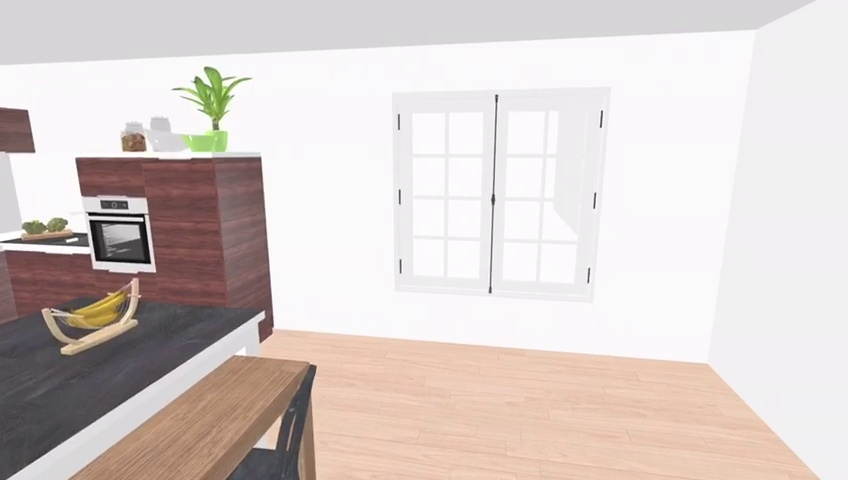
#> input picture landmarks_img/0/landmark_0_frame_1.jpg, 848 x 480 px; its folder holds only this picture in this run
$ jupyter execute --allow-errors KNN-leave-one-out-grayscale.ipynb
#> lines starting #> are read from the running program, lines starting #| are printed output that depends on the picture
# KNN Leave-One-Out Grayscale

Robots Autónomos. Mapas Topológicos visuales

Autores:
    Alejandro Benítez López, Elena Benito Frey, Mario González Carbayo, Isidro López Dominguez, Blanca Martínez Donoso y Ángel Pavón Pérez

[cell 1]
import cv2
import numpy as np
import glob
import os
import statistics as stats

directory = os.getcwd() + "/"

Se obtienen todas las rutas a las imágenes y se calculan cuantas hay:

[cell 2]
# numero de imagenes totales en el dataset
total_img = 0
# lista con todas las rutas a las imagenes del dataset
all_filenames = []

for i in range(9):

    filenames = [img for img in glob.glob(directory + "landmarks_img/"+ str(i) + "/*.jpg")]

    for file in filenames:
        all_filenames.append(file)

    total_img += len(filenames)
#> pass 2 of the loop `for i in range(9):`:

all_filenames.sort()
print(f"Total de imagenes: {total_img}")

Se define la función de KNN:

[cell 3]
def knn(img, hist_dict):

    # se calcula el histograma en escala de grises
    hist = cv2.calcHist([img],[0],None,[256],[0,256])

    # se calcula el historgama normalizado
    hist = hist / (output_dimension[0] * output_dimension[1])

    min_distance = 1000000
    min_key = ''

    # busca el histograma mas parecido por la distancia euclidea
    for key, value in hist_dict.items():

        distance = np.linalg.norm(value-hist)

        if distance < min_distance:
            min_distance = distance
            min_key = key

    # devuelve el numero del landmark mas cercano
    return int(min_key[9])

Se calculan los histogramas y se normalizan:

[cell 4]
# numero de imagenes por cada landmark
imgs_per_landmark         = [0] * 9
# numero de aciertos por cada landmark
aciertos_img_per_landmark = [0] * 9

# la dimension de todas las imagenes
output_dimension = (848, 480)

for i in range(total_img):

    # se guarda y se saca la imagen a comprobar
    leave_one_out_file = os.path.basename(all_filenames[i])
    leave_one_out_img  = cv2.imread(all_filenames[i], cv2.IMREAD_GRAYSCALE)
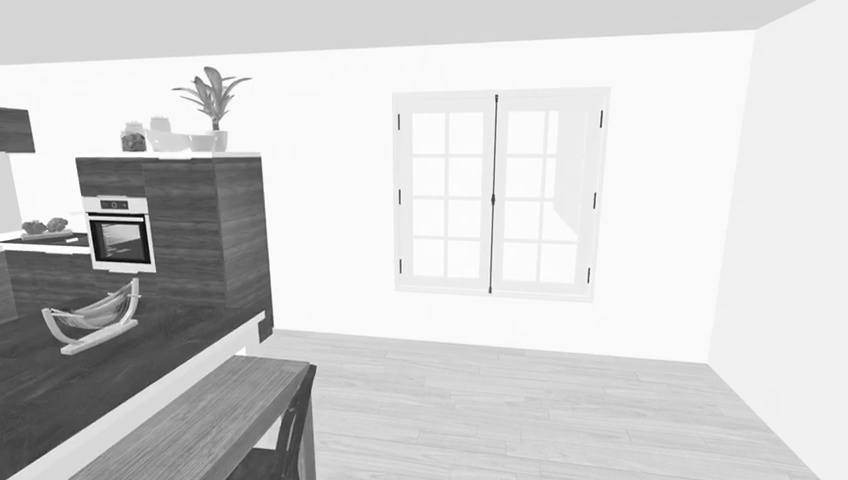
#> leave_one_out_img: shape (480, 848); min 0, max 255, mean 208.8
    real_landmark     = int(leave_one_out_file[9])

    print(f"Imagen {i} = {leave_one_out_file}")

    # diccionario donde se guardaran todos los histogramas
    hist_dict = {}

    for k in range(9):
        # se cargan las imagenes del landmark i
        landmark_filenames = [img for img in glob.glob(directory + "landmarks_img/"+ str(k) + "/*.jpg")]

        # quitamos el leave_one_out_file
        if all_filenames[i] in landmark_filenames:
            landmark_filenames.remove(all_filenames[i])


        landmark_filenames.sort()
        images    = [cv2.imread(f, cv2.IMREAD_GRAYSCALE) for f in landmark_filenames]
        img_names = [os.path.basename(f)                 for f in landmark_filenames]

        # se calcula el histograma de todas las demas imagenes
        for j, img in enumerate(images):

            # se calcula el histograma en escala de grises
            hist = cv2.calcHist([img],[0],None,[256],[0,256])

            # se calcula el historgama normalizado
            hist_norm = hist / (output_dimension[0] * output_dimension[1])

            # se añade al diccionario. La clave es el nombre de la imagen y el valor es su histograma normalizado
            hist_dict[img_names[j]] = hist_norm


    # se comprueba la imagen seleccionada con el knn
    landmark = knn(leave_one_out_img, hist_dict)
#> in knn, `hist = cv2.calcHist([img],[0],None,[256],[0,256])`: hist = 256 values, max 63659 at index 250, min 0 at index 2, mean 1590
#> in knn, `hist = hist / (output_dimension[0] * output_dimension[1])`: hist = 256 values, max 0.156 at index 250, min 0 at index 2, mean 0.00391
#> the loop in knn, `for key, value in hist_dict.items(): ` made 1 pass
#> (distance, min_distance) on pass 1: (1.59, 1.59)
#> after the loop in knn, `for key, value in hist_dict.items():`: min_distance = 1.59; min_key = 'landmark_1_frame_101.jpg'
#> landmark = 1

    # se suma uno a las iteraciones hechas en el landmark real
    imgs_per_landmark[real_landmark] += 1

    # si el landmark predecido por knn es igual al real, se suma uno en los aciertos de ese landmark
    if landmark == real_landmark:
        aciertos_img_per_landmark[real_landmark] += 1
    else:
        print(f"Fallo en {leave_one_out_file}")

    print(f"Porcentaje: {(i * 100) / total_img}")
#> pass 2 of the loop `for i in range(total_img):`:
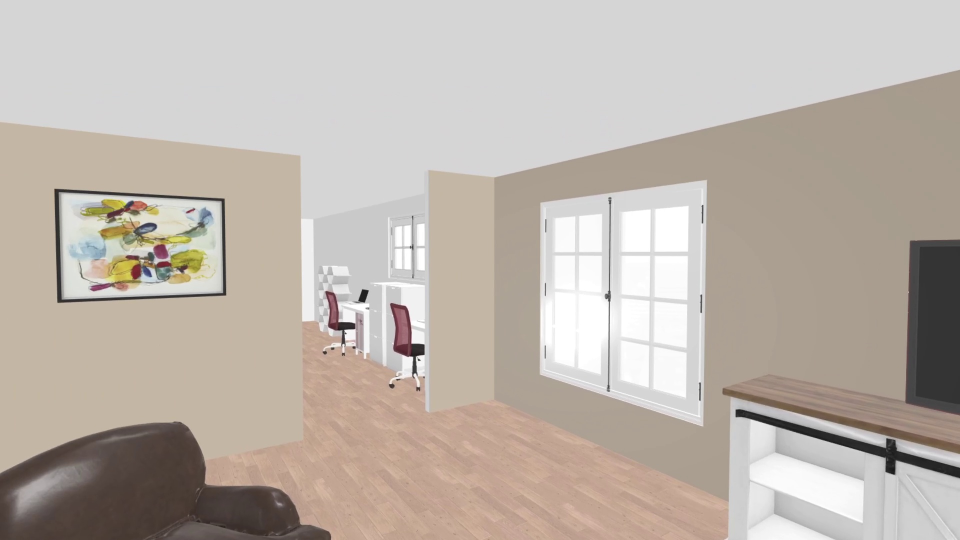
#> input picture landmarks_img/1/landmark_1_frame_101.jpg, 1920 x 1080 px (shown at 1/2 size)
#> `leave_one_out_img  = cv2.imread(all_filenames[i], cv2.IMREAD_GRAYSCALE)`:
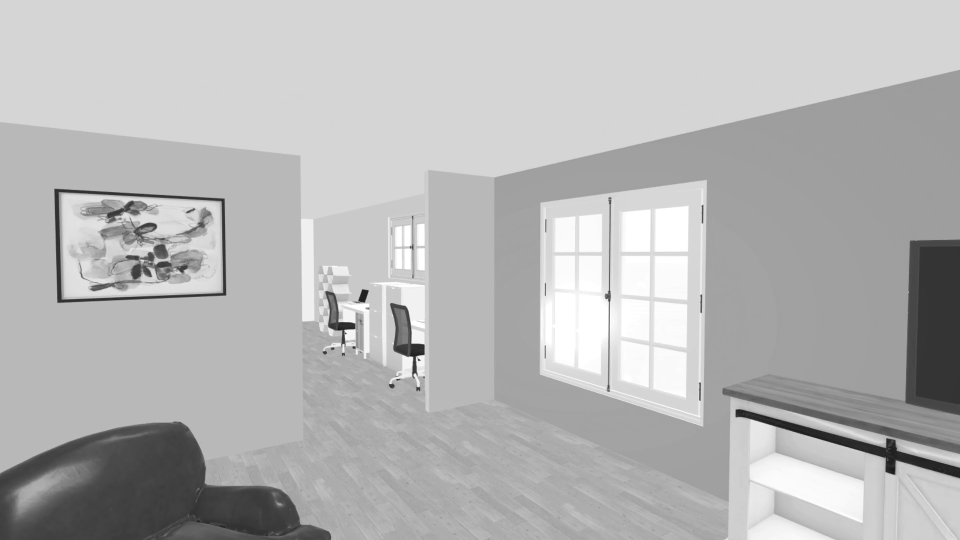
#> leave_one_out_img: shape (1080, 1920) (shown at 1/2 size); min 21, max 255, mean 182
#> images = 1 item
#> the loop `for j, img in enumerate(images):` made 1 pass
#> the loop in knn (call 2), `for key, value in hist_dict.items(): ` made 1 pass
#> landmark = 0

# se saca el porcentaje parcial y total:
porcentaje_total = []

#> (the rest of this cell did not finish here and is left out)
